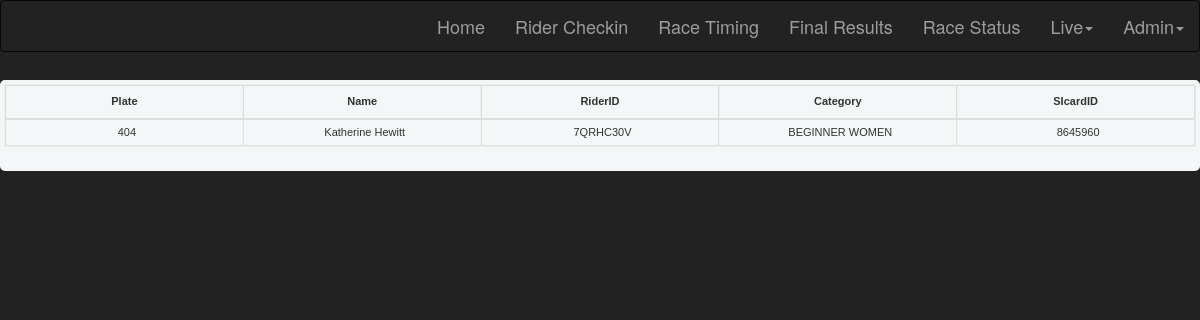
The app's page /valid_checkin.php with its own data.
### tables this page shows
CREATE TABLE `riders` (
  `id` int(32) unsigned NOT NULL AUTO_INCREMENT,
  `name` varchar(128) DEFAULT NULL,
  `riderid` char(8) NOT NULL DEFAULT '',
  `raceid` int(32) DEFAULT NULL,
  `plate` int(10) DEFAULT NULL,
  `category` varchar(32) DEFAULT NULL,
  `sicard_id` int(10) DEFAULT NULL,
  `battery_check` enum('Yes','No') DEFAULT NULL,
  `saic_returned` enum('Yes','No') DEFAULT NULL,
  `intense` varchar(3) DEFAULT NULL,
  `phone` varchar(32) DEFAULT NULL,
  `emcontact` varchar(128) DEFAULT NULL,
  `emphone` varchar(32) DEFAULT NULL,
  PRIMARY KEY (`id`),
  UNIQUE KEY `riderid` (`riderid`),
  UNIQUE KEY `sicard_id` (`sicard_id`)
);

### valid_checkin.php (the view, shortened to what this page needs)
<?php
$plate = "";
$name = "Not Found";
$riderid = "Not Found";
$category = "Not Found";
$query = "SELECT * FROM stamps ORDER BY last_modification DESC LIMIT 1";
$response=mysql_query($query);
$row = mysql_fetch_array($response);
$sicard_id = $row['stamp_card_id'];
$query = "SELECT * FROM riders WHERE sicard_id=$sicard_id";
$response=mysql_query($query);
$count=mysql_num_rows($response);
if ($count != 0) {
    $row = mysql_fetch_array($response);
    $name = $row['name'];
    $plate = $row['plate'];
    $riderid = $row['riderid'];
    $category = $row['category'];
}
?>
<!DOCTYPE html PUBLIC "-//W3C//DTD XHTML 1.0 Transitional//EN" "http://www.w3.org/TR/xhtml1/DTD/xhtml1-transitional.dtd">
<html lang="en" xml:lang="en" xmlns="http://www.w3.org/1999/xhtml">
<head>
    <link rel="stylesheet" href="libraries/bootstrap/3.3.6/css/bootstrap.min.css">
    <link rel="stylesheet" href="raceresults.css" type="text/css" />
</head>
<body lang="en">
    <?php include 'menu.php'; ?>
    <div id="results">
        <form>
            <table class="order-table table">
                <thead><tr>
                <th><center>Plate</center></th>
                <th><center>Name</center></th>
                <th><center>RiderID</center></th>
                <th><center>Category</center></th>
                <th><center>SIcardID</center></th>
                </tr></thead>
            <tbody id="rider">
            <?php
                echo '<tr>';
                echo '<td>'.$plate.'</td>';
                echo '<td>'.$name.'</td>';
                echo '<td>'.$riderid.'</td>';
                echo '<td>'.$category.'</td>';
                echo '<td>'.$sicard_id.'</td>';
                echo '</tr>';
            ?>
            </tbody>
            </table>
        </form>
    </div>
</body>
</html>

### raceresults.css (style rules this page uses)
* { margin:0; padding:0; }
body { min-width: 900px; background-size: 100%; background-position: 0px 50px; background-attachment: fixed; background-repeat: no-repeat; background-color: #222; background-size: cover; }
#results form { min-width: 1080px; margin: 80px auto; padding: 5px 5px 5px 5px; background: #f4f7f8; border-radius: 5px; }
#results table, th, td { border:solid #dcdcdc 1px; border-collapse: collapse; padding:5px; box-shadow: 0px 0px 1px rgba(0,0,0,0.2); font-family:Verdana, Geneva, sans-serif; font-size:11px; text-align: center; }
#results td { width:160px; padding:5px; white-space: nowrap; text-align: center; border:solid #e1e1e1 1px; border-radius:3px; padding-left:10px; font-family:Verdana, Geneva, sans-serif; font-size:11px; }

### records on screen
riders: plate "404", name "Katherine Hewitt", riderid "7QRHC30V", category "BEGINNER WOMEN"

### other values on screen
$sicard_id "8645960"
